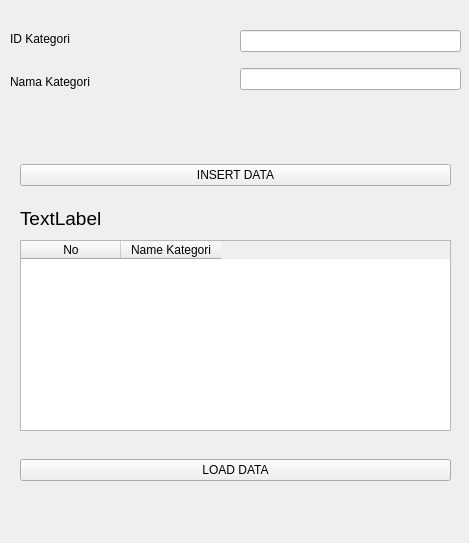
<?xml version="1.0" encoding="UTF-8"?>
<ui version="4.0">
 <class>Form</class>
 <widget class="QWidget" name="Form">
  <property name="geometry">
   <rect>
    <x>0</x>
    <y>0</y>
    <width>469</width>
    <height>543</height>
   </rect>
  </property>
  <property name="windowTitle">
   <string>Form</string>
  </property>
  <widget class="QWidget" name="verticalLayoutWidget">
   <property name="geometry">
    <rect>
     <x>10</x>
     <y>20</y>
     <width>221</width>
     <height>80</height>
    </rect>
   </property>
   <layout class="QVBoxLayout" name="verticalLayout">
    <item>
     <widget class="QLabel" name="label">
      <property name="text">
       <string>ID Kategori</string>
      </property>
     </widget>
    </item>
    <item>
     <widget class="QLabel" name="label_2">
      <property name="text">
       <string>Nama Kategori</string>
      </property>
     </widget>
    </item>
   </layout>
  </widget>
  <widget class="QWidget" name="verticalLayoutWidget_2">
   <property name="geometry">
    <rect>
     <x>240</x>
     <y>20</y>
     <width>221</width>
     <height>80</height>
    </rect>
   </property>
   <layout class="QVBoxLayout" name="verticalLayout_2">
    <item>
     <widget class="QLineEdit" name="lineEdit_id"/>
    </item>
    <item>
     <widget class="QLineEdit" name="lineEdit_nama"/>
    </item>
   </layout>
  </widget>
  <widget class="QWidget" name="horizontalLayoutWidget">
   <property name="geometry">
    <rect>
     <x>20</x>
     <y>160</y>
     <width>431</width>
     <height>31</height>
    </rect>
   </property>
   <layout class="QHBoxLayout" name="horizontalLayout_2">
    <item>
     <widget class="QPushButton" name="btnInsert">
      <property name="text">
       <string>INSERT DATA</string>
      </property>
     </widget>
    </item>
   </layout>
  </widget>
  <widget class="QLabel" name="labelResult">
   <property name="geometry">
    <rect>
     <x>20</x>
     <y>210</y>
     <width>431</width>
     <height>16</height>
    </rect>
   </property>
   <property name="font">
    <font>
     <pointsize>14</pointsize>
    </font>
   </property>
   <property name="text">
    <string>TextLabel</string>
   </property>
  </widget>
  <widget class="QWidget" name="verticalLayoutWidget_3">
   <property name="geometry">
    <rect>
     <x>20</x>
     <y>240</y>
     <width>431</width>
     <height>191</height>
    </rect>
   </property>
   <layout class="QVBoxLayout" name="verticalLayout_3">
    <item>
     <widget class="QTableWidget" name="tableWidget">
      <column>
       <property name="text">
        <string>No</string>
       </property>
      </column>
      <column>
       <property name="text">
        <string>Name Kategori</string>
       </property>
      </column>
     </widget>
    </item>
   </layout>
  </widget>
  <widget class="QWidget" name="verticalLayoutWidget_4">
   <property name="geometry">
    <rect>
     <x>20</x>
     <y>450</y>
     <width>431</width>
     <height>41</height>
    </rect>
   </property>
   <layout class="QVBoxLayout" name="verticalLayout_4">
    <item>
     <widget class="QPushButton" name="btnLoad">
      <property name="text">
       <string>LOAD DATA</string>
      </property>
     </widget>
    </item>
   </layout>
  </widget>
 </widget>
 <resources/>
 <connections/>
</ui>
